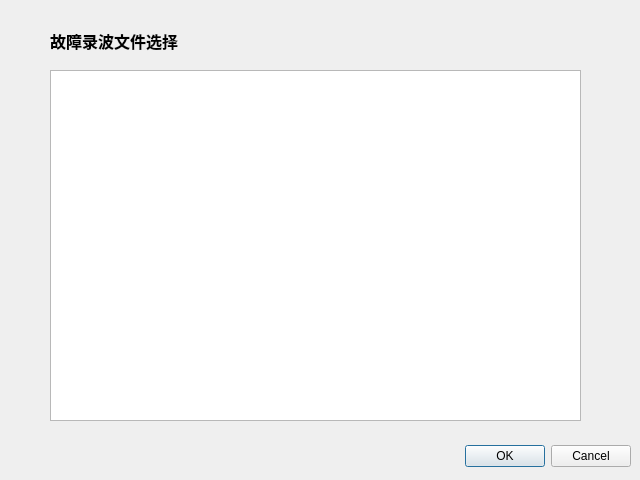
<?xml version="1.0" encoding="UTF-8"?>
<ui version="4.0">
 <class>ListChooiseDialog</class>
 <widget class="QDialog" name="ListChooiseDialog">
  <property name="geometry">
   <rect>
    <x>0</x>
    <y>0</y>
    <width>640</width>
    <height>480</height>
   </rect>
  </property>
  <property name="windowTitle">
   <string>Dialog</string>
  </property>
  <widget class="QDialogButtonBox" name="buttonBox">
   <property name="geometry">
    <rect>
     <x>10</x>
     <y>440</y>
     <width>621</width>
     <height>32</height>
    </rect>
   </property>
   <property name="orientation">
    <enum>Qt::Horizontal</enum>
   </property>
   <property name="standardButtons">
    <set>QDialogButtonBox::Cancel|QDialogButtonBox::Ok</set>
   </property>
  </widget>
  <widget class="QLabel" name="label">
   <property name="geometry">
    <rect>
     <x>50</x>
     <y>25</y>
     <width>221</width>
     <height>31</height>
    </rect>
   </property>
   <property name="font">
    <font>
     <family>Adobe 黑体 Std R</family>
     <pointsize>12</pointsize>
     <weight>75</weight>
     <bold>true</bold>
    </font>
   </property>
   <property name="styleSheet">
    <string notr="true"/>
   </property>
   <property name="text">
    <string>故障录波文件选择</string>
   </property>
  </widget>
  <widget class="QListWidget" name="listWidget">
   <property name="geometry">
    <rect>
     <x>50</x>
     <y>70</y>
     <width>531</width>
     <height>351</height>
    </rect>
   </property>
  </widget>
 </widget>
 <resources/>
 <connections>
  <connection>
   <sender>buttonBox</sender>
   <signal>accepted()</signal>
   <receiver>ListChooiseDialog</receiver>
   <slot>accept()</slot>
   <hints>
    <hint type="sourcelabel">
     <x>248</x>
     <y>254</y>
    </hint>
    <hint type="destinationlabel">
     <x>157</x>
     <y>274</y>
    </hint>
   </hints>
  </connection>
  <connection>
   <sender>buttonBox</sender>
   <signal>rejected()</signal>
   <receiver>ListChooiseDialog</receiver>
   <slot>reject()</slot>
   <hints>
    <hint type="sourcelabel">
     <x>316</x>
     <y>260</y>
    </hint>
    <hint type="destinationlabel">
     <x>286</x>
     <y>274</y>
    </hint>
   </hints>
  </connection>
 </connections>
</ui>
